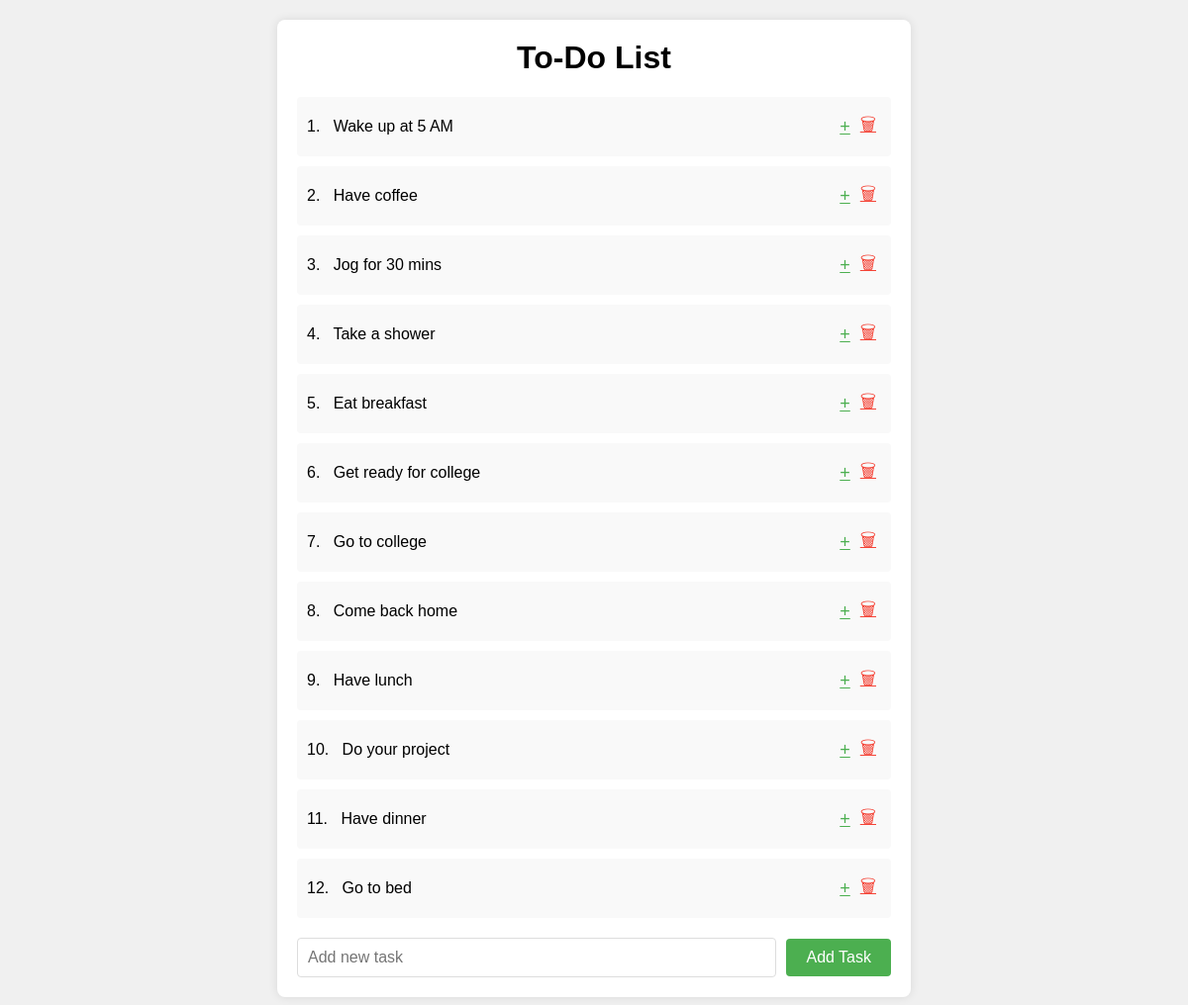
The page / on the database its author committed.
### core/models.py (models this page shows, shortened)
class field(models.Model):
    taskname=models.CharField(max_length=500,null='false',blank='false',verbose_name="Todo")

### core/views.py (the view)
# urls.py: 2. Add a URL to urlpatterns:  path('', views.home, name='home')
def home (request):
   if request.method=="POST":
       task=request.POST.get("task")
       data=field.objects.create(taskname=task)
       data.save()
   replace=field.objects.all()
   context={
   'replace':replace
   }
   return render(request,'todo.html',context)

### core/templates/todo.html (shortened to what this page needs)
<!DOCTYPE html>
<html lang="en">
<head>
</head>
<body>
    <div class="container">
        <h1>To-Do List</h1>
        <form action="" method="POST">
            <div class="todo-list">
                {% for i in replace %}
                <div class="todo-item-container">
                    <div class="todo-item">
                        <span class="todo-text">{{forloop.counter}}. &nbsp; {{i.taskname}}</span>
                        <a href="{% url 'update' i.id %}" class="edit-btn"></a>
                        <a href="{% url 'delete' i.id %}" class="delete-btn"></a>
                    </div>
                </div>
                {% endfor %}
            </div>
            <div class="add-task">
                <input type="text" placeholder="Add new task" name="task" required>
                <button type="submit">Add Task</button>
            </div>
        </form>
    </div>
</body>
</html>

### core/templates/todo.html (style rules this page uses)
body { font-family: Arial, sans-serif; background-color: #f0f0f0; margin: 0; padding: 0; display: flex; justify-content: center; align-items: center; min-height: 100vh; }
.container { width: 100%; max-width: 600px; background: #fff; border-radius: 8px; box-shadow: 0 0 10px rgba(0, 0, 0, 0.1); padding: 20px; margin: 20px; }
h1 { margin-top: 0; text-align: center; }
.todo-list { list-style-type: none; padding: 0; margin: 0; }
.todo-item-container { background-color: #f9f9f9; border-radius: 4px; margin-bottom: 10px; padding: 10px; }
.todo-item { display: flex; justify-content: space-between; align-items: center; }
.todo-text { flex: 1; font-size: 16px; margin-right: 10px; }
.edit-btn, .delete-btn { background: none; border: none; cursor: pointer; font-size: 18px; padding: 5px; transition: background 0.3s; }
.edit-btn { color: #4CAF50; }
.delete-btn { color: #f44336; }
.add-task { display: flex; justify-content: space-between; align-items: center; margin-top: 20px; }
.add-task input { flex: 1; padding: 10px; font-size: 16px; border: 1px solid #ddd; border-radius: 4px; }
.add-task button { background-color: #4CAF50; color: #fff; border: none; padding: 10px 20px; font-size: 16px; border-radius: 4px; cursor: pointer; margin-left: 10px; transition: background 0.3s; }
.delete-btn::before { content: "\1F5D1"; }
.edit-btn::before { content: "\002B"; }

### rows shown on the page
field: taskname "Wake up at 5 AM"
field: taskname "Have coffee"
field: taskname "Jog for 30 mins"
field: taskname "Take a shower"
field: taskname "Eat breakfast"
field: taskname "Get ready for college"
field: taskname "Go to college"
field: taskname "Come back home"
field: taskname "Have lunch"
field: taskname "Do your project"
field: taskname "Have dinner"
field: taskname "Go to bed"
